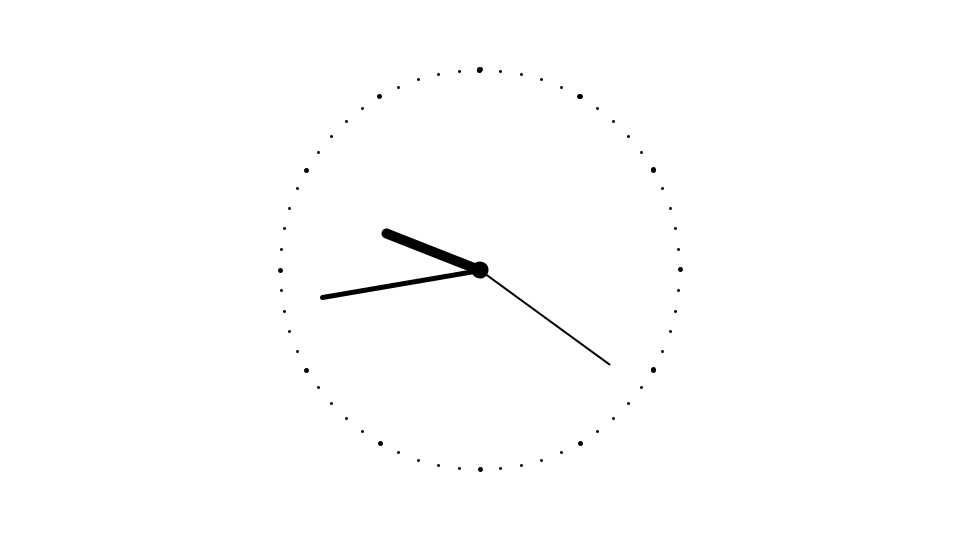
Frame 1 (no input)
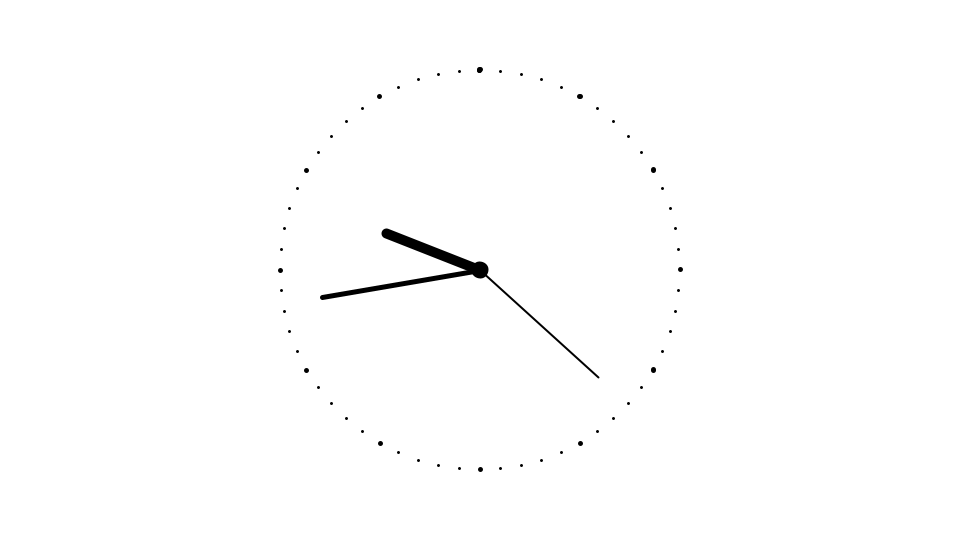
Frame 60 (the mouse pressed at the canvas centre just before this capture)
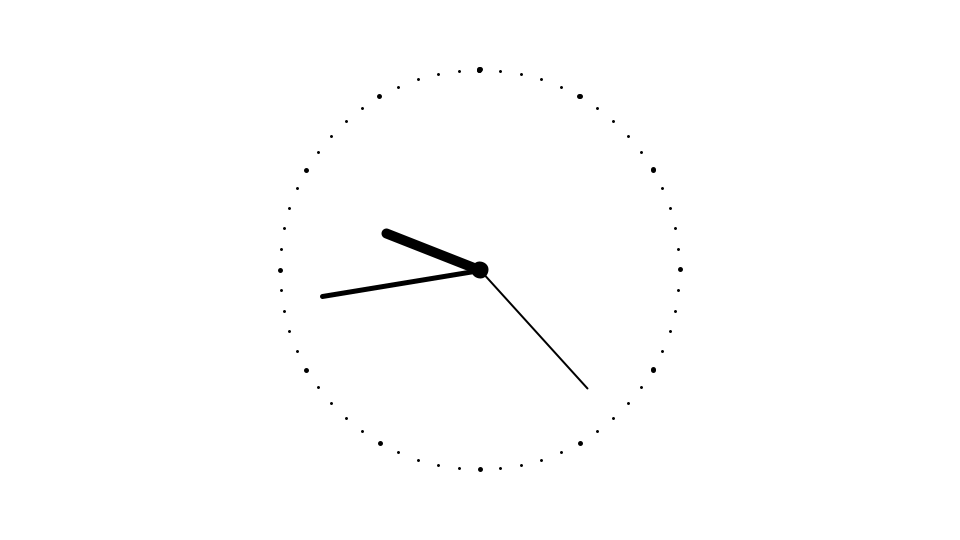
Frame 120 (the mouse held since frame 60 and released just before this capture)

The Processing sketch that drew these frames (run headless with seeded random() and noise(); from frame 60 on, the mouse is pressed at the canvas centre):

// Processing sketch: sketch_xxx_analog_clock
// ── sketch_xxx_analog_clock.pde
// setup関数 : 初回1度だけ実行される
void setup() {
  size(960, 540); // ウィンドウサイズを960px,540pxに
  colorMode(HSB, 360, 100, 100);
  strokeCap(ROUND);
}

// draw関数 : setup関数実行後繰り返し実行される
void draw() {
  background(0, 0, 100);
  // 時の取得(0-24)
  float hour = hour();
  // 分の取得(0-59)
  float minute = minute();
  // 秒の取得(0-59)
  float second = second();
  // ミリ秒の取得(0-999)
  float millis = millis()%1000;

  float hAngle = map(hour+minute/60f, 0, 12, 0, TWO_PI);
  float mAngle = map(minute+second/60f, 0, 60, 0, TWO_PI);
  float sAngle = map(second, 0, 60, 0, TWO_PI);
  translate(width/2, height/2);
  rotate(TWO_PI*(-90f/360f));
  int i = 0;
  for (float theta = 0; theta < TWO_PI; theta += TWO_PI/60) {
    float x = cos(theta)*200;
    float y = sin(theta)*200;
    if (i%5 == 0) {
      strokeWeight(5);
    } else {
      strokeWeight(3);
    }
    point(x, y);
    i++;
  }
  float hx = cos(hAngle)*100;
  float hy = sin(hAngle)*100;
  strokeWeight(10);
  line(0, 0, hx, hy);
  float mx = cos(mAngle)*160;
  float my = sin(mAngle)*160;
  strokeWeight(5);
  line(0, 0, mx, my);
  float sx = cos(sAngle)*160;
  float sy = sin(sAngle)*160;
  strokeWeight(2);
  line(0, 0, sx, sy);

  fill(0, 0, 0);
  ellipse(0, 0, 15, 15);
}
